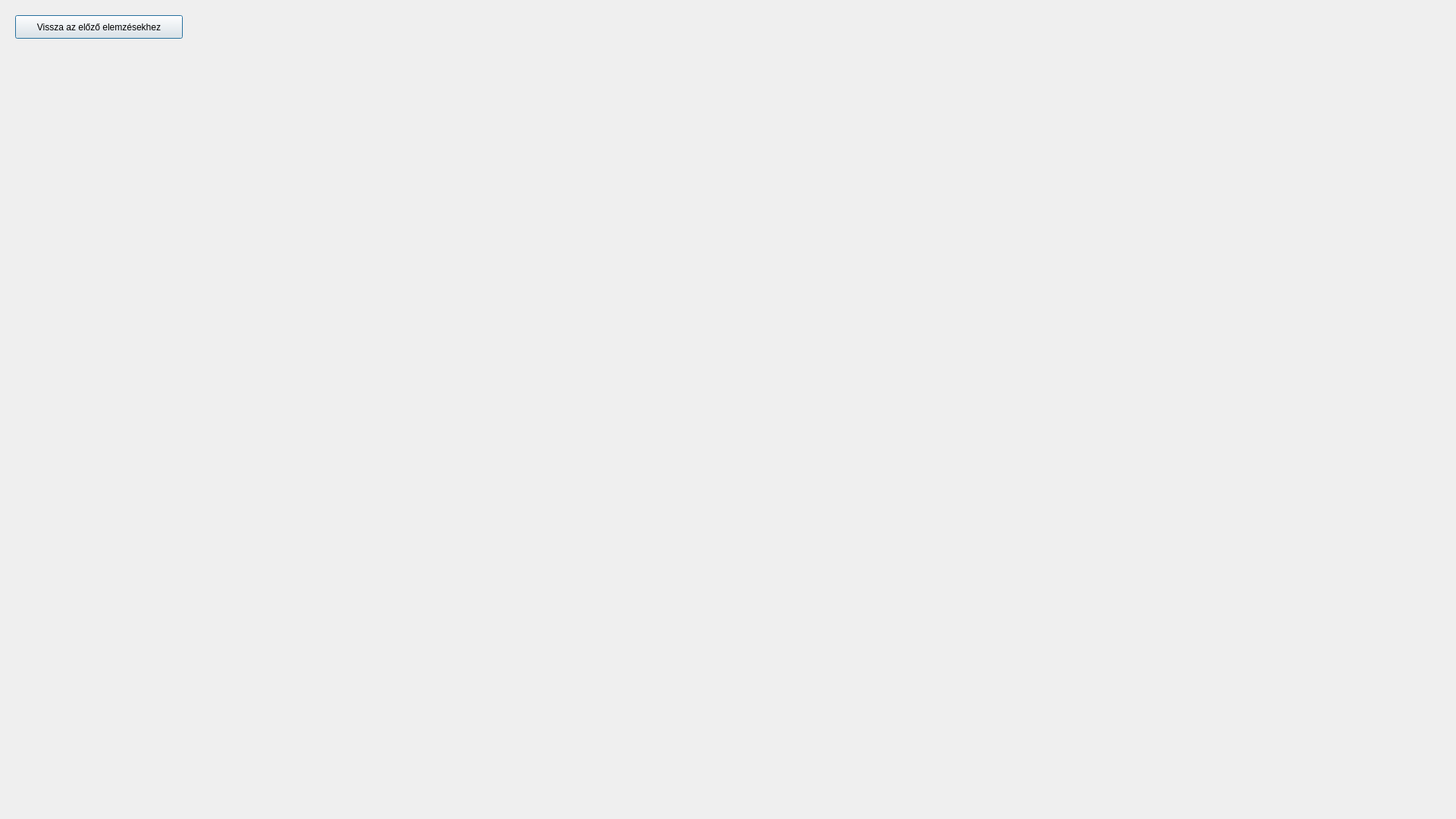
<?xml version="1.0" encoding="UTF-8"?>
<ui version="4.0">
 <class>Dialog</class>
 <widget class="QDialog" name="Dialog">
  <property name="geometry">
   <rect>
    <x>0</x>
    <y>0</y>
    <width>1920</width>
    <height>1080</height>
   </rect>
  </property>
  <property name="minimumSize">
   <size>
    <width>0</width>
    <height>0</height>
   </size>
  </property>
  <property name="windowTitle">
   <string>Dialog</string>
  </property>
  <widget class="QWidget" name="verticalLayoutWidget">
   <property name="geometry">
    <rect>
     <x>480</x>
     <y>60</y>
     <width>961</width>
     <height>471</height>
    </rect>
   </property>
   <layout class="QVBoxLayout" name="scatter_vbox"/>
  </widget>
  <widget class="QWidget" name="verticalLayoutWidget_2">
   <property name="geometry">
    <rect>
     <x>960</x>
     <y>530</y>
     <width>481</width>
     <height>471</height>
    </rect>
   </property>
   <layout class="QVBoxLayout" name="longest_book_vbox"/>
  </widget>
  <widget class="QWidget" name="verticalLayoutWidget_3">
   <property name="geometry">
    <rect>
     <x>480</x>
     <y>530</y>
     <width>481</width>
     <height>471</height>
    </rect>
   </property>
   <layout class="QVBoxLayout" name="shortest_book_vbox"/>
  </widget>
  <widget class="QWidget" name="verticalLayoutWidget_4">
   <property name="geometry">
    <rect>
     <x>1440</x>
     <y>530</y>
     <width>481</width>
     <height>471</height>
    </rect>
   </property>
   <layout class="QVBoxLayout" name="avg_page_number_vbox"/>
  </widget>
  <widget class="QWidget" name="verticalLayoutWidget_5">
   <property name="geometry">
    <rect>
     <x>0</x>
     <y>530</y>
     <width>481</width>
     <height>471</height>
    </rect>
   </property>
   <layout class="QVBoxLayout" name="page_number_vbox"/>
  </widget>
  <widget class="QPushButton" name="prev_screen_button">
   <property name="geometry">
    <rect>
     <x>20</x>
     <y>20</y>
     <width>221</width>
     <height>31</height>
    </rect>
   </property>
   <property name="text">
    <string>Vissza az előző elemzésekhez</string>
   </property>
  </widget>
  <widget class="QLabel" name="scatter_label">
   <property name="geometry">
    <rect>
     <x>50</x>
     <y>80</y>
     <width>67</width>
     <height>17</height>
    </rect>
   </property>
   <property name="text">
    <string/>
   </property>
  </widget>
  <widget class="QLabel" name="page_number_label">
   <property name="geometry">
    <rect>
     <x>60</x>
     <y>150</y>
     <width>67</width>
     <height>17</height>
    </rect>
   </property>
   <property name="text">
    <string/>
   </property>
  </widget>
  <widget class="QLabel" name="short_label">
   <property name="geometry">
    <rect>
     <x>90</x>
     <y>230</y>
     <width>67</width>
     <height>17</height>
    </rect>
   </property>
   <property name="text">
    <string/>
   </property>
  </widget>
  <widget class="QLabel" name="avg_label">
   <property name="geometry">
    <rect>
     <x>40</x>
     <y>210</y>
     <width>67</width>
     <height>17</height>
    </rect>
   </property>
   <property name="text">
    <string/>
   </property>
  </widget>
  <widget class="QLabel" name="long_label">
   <property name="geometry">
    <rect>
     <x>170</x>
     <y>320</y>
     <width>67</width>
     <height>17</height>
    </rect>
   </property>
   <property name="text">
    <string/>
   </property>
  </widget>
 </widget>
 <resources/>
 <connections/>
</ui>
